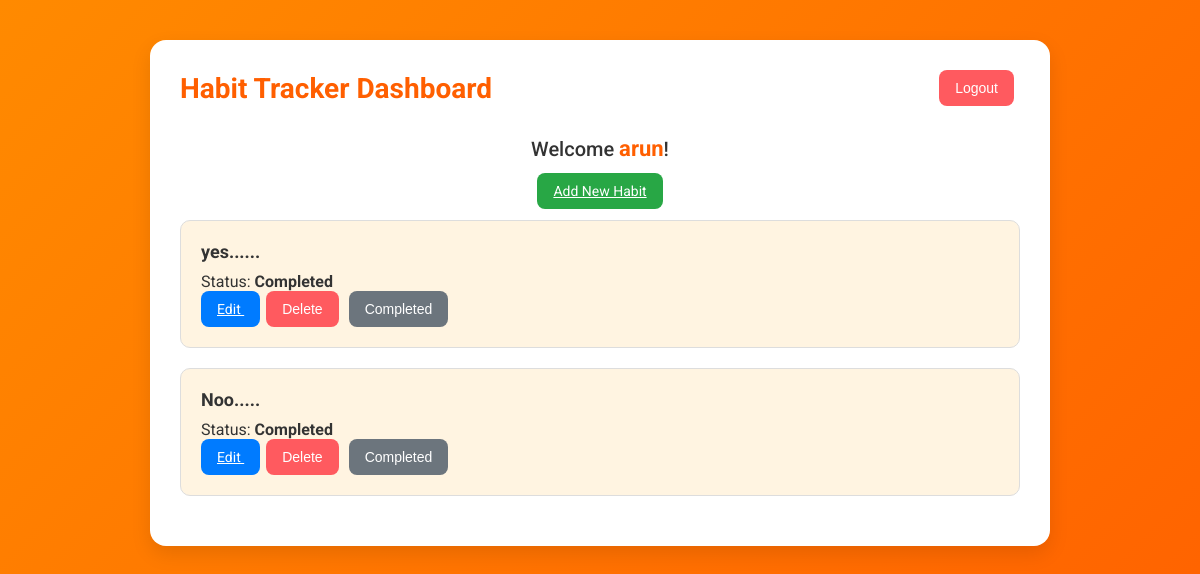
The app's page /dashboard/ (signed in), older data.
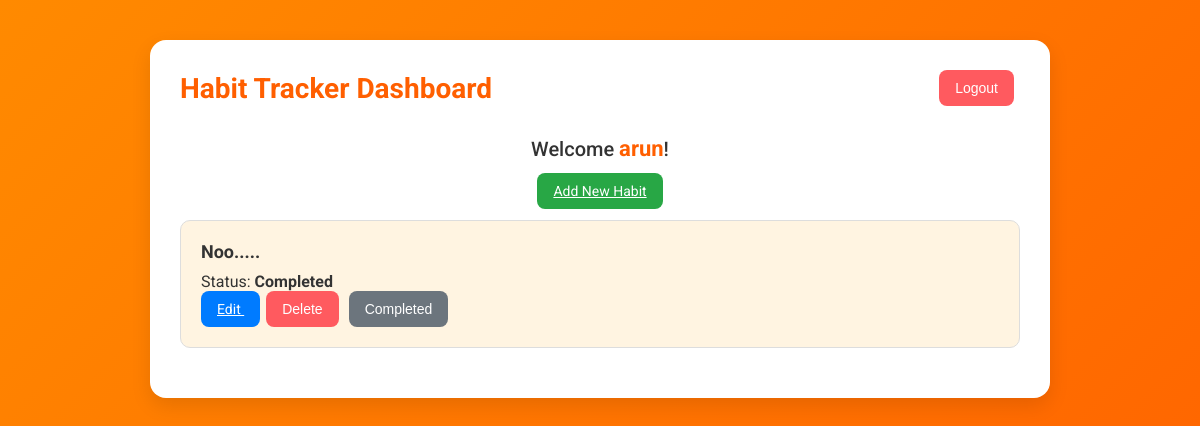
The same page, newer data.
### tracker/models.py (models this page shows, shortened)
class Habit(models.Model):
        STATUS_CHOICES = [
        ('Pending', 'Pending'),
        ('Completed', 'Completed'),
    ]
        user = models.ForeignKey(User, on_delete=models.CASCADE)
        name = models.CharField(max_length=255)
        description = models.TextField()
        status = models.CharField(max_length=10, choices=STATUS_CHOICES, default='Pending')
        created_at = models.DateTimeField(auto_now_add=True)
        reminder_time = models.TimeField(null=True, blank=True)

### tracker/views.py (the view)
# urls.py: path('dashboard/', views.dashboard, name='dashboard'),
@login_required
def dashboard(request):
    habits = Habit.objects.filter(user=request.user)  # User-specific habits
    return render(request, 'tracker/dashboard.html', {'habits': habits})

### tracker/templates/tracker/dashboard.html (shortened to what this page needs)
<!DOCTYPE html>
<html lang="en">
<head>
</head>
<body>
    <div class="container">
        <div class="header">
            <h2>Habit Tracker Dashboard</h2>
            <form method="POST" action="{% url 'logout' %}">
                <button type="submit" class="btn btn-danger">Logout</button>
            </form>
        </div>
        {% if user.is_authenticated %}
            <p class="welcome">Welcome <strong>{{ user.first_name|default:user.username }}</strong>!</p>
        {% else %}
            <p class="welcome">Please log in to see your dashboard.</p>
        {% endif %}
        <div class="add-habit">
            <a href="{% url 'add_habit' %}" class="btn btn-success">Add New Habit</a>
        </div>
        {% for habit in habits %}
        <div class="habit">
            <h3>{{ habit.description }}</h3>
            <p>Status: <strong>{{ habit.get_status_display }}</strong></p>
            <a href="{% url 'edit_habit' habit.id %}" class="btn btn-primary"
               {% if habit.status == 'Completed' %}class="btn-disabled" style="pointer-events: none;"{% endif %}>
                Edit
            </a>
            <form method="POST" action="{% url 'delete_habit' habit.id %}" style="display:inline;">
                <button type="submit" class="btn btn-danger">Delete</button>
            </form>
            <form method="POST" action="{% url 'update_status' habit.id %}" style="display:inline;">
                <button type="submit" class="btn btn-secondary" {% if habit.status == 'Completed' %}disabled{% endif %}>
                    {% if habit.status == 'Pending' %} Mark as Completed {% else %} Completed {% endif %}
                </button>
            </form>
        </div>
        {% empty %}
        <p>No habits found. Start by adding a new habit!</p>
        {% endfor %}
    </div>
</body>
</html>

Row changes from the older to the newer data that the page shows:
removed Habit: description "yes......", status "Completed"
